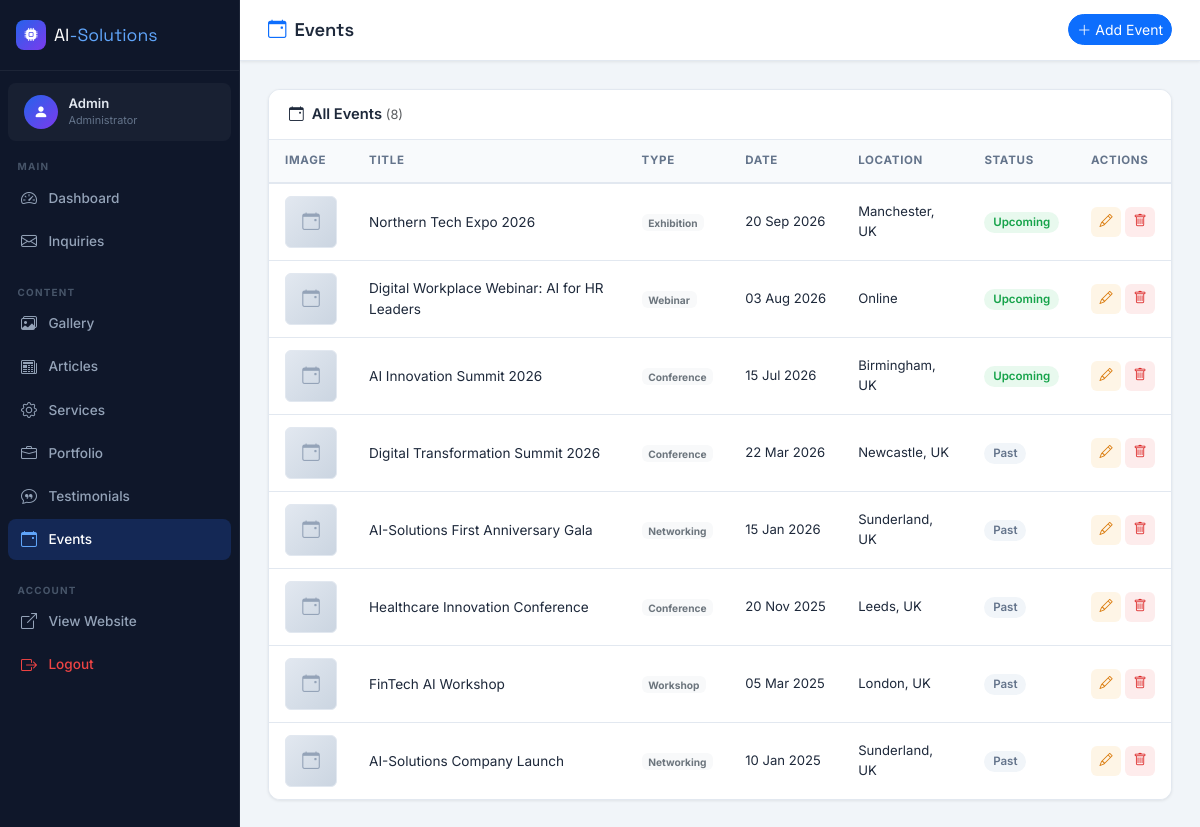
Page /admin/events-list.php (signed in) on the committed database.
### tables this page shows
CREATE TABLE `events` (
    `id`            INT           NOT NULL AUTO_INCREMENT,
    `title`         VARCHAR(200)  NOT NULL,
    `event_type`    VARCHAR(50)   NOT NULL,
    `event_date`    DATE          NOT NULL,
    `location`      VARCHAR(200)  NOT NULL,
    `description`   TEXT          NOT NULL,
    `register_link` VARCHAR(255)  NOT NULL DEFAULT '',
    `image_path`    VARCHAR(255)  NOT NULL DEFAULT '',
    `created_at`    TIMESTAMP     NOT NULL DEFAULT CURRENT_TIMESTAMP,
    PRIMARY KEY (`id`)
);

### includes/db.php (called while the page is built, shortened)
<?php
function h(string $str): string {
    return htmlspecialchars($str, ENT_QUOTES, 'UTF-8');
}
function formatDate(string $dateStr, string $format = 'd M Y'): string {
    $ts = strtotime($dateStr);
    return $ts ? date($format, $ts) : '';
}

### admin/events-list.php (the view, shortened to what this page needs)
<?php
require_once '../includes/db.php';
try{$events=$pdo->query('SELECT id,title,event_type,event_date,location,image_path FROM events ORDER BY event_date DESC')->fetchAll();}
catch(PDOException $e){$events=[];}
include '../includes/admin-head.php';
include '../includes/admin-sidebar.php';
?>
<div class="admin-main">
    <div class="admin-topbar">
        <h1 class="admin-page-title"><i class="bi bi-calendar-event me-2 text-primary"></i>Events</h1>
        <a href="events-add.php" class="btn btn-sm btn-primary rounded-pill"><i class="bi bi-plus-lg me-1"></i>Add Event</a>
    </div>
    <div class="admin-content">
        <div class="admin-card">
            <div class="admin-card-header"><h6><i class="bi bi-calendar-event me-2"></i>All Events <span class="text-muted fw-normal" style="font-size:.8rem;">(<?= count($events) ?>)</span></h6></div>
            <?php if (!empty($events)): ?>
            <div class="table-responsive">
                <table class="table admin-table mb-0">
                    <thead><tr><th>Image</th><th>Title</th><th>Type</th><th>Date</th><th>Location</th><th>Status</th><th>Actions</th></tr></thead>
                    <tbody>
                        <?php foreach ($events as $ev): ?>
                        <?php $isUpcoming = strtotime($ev['event_date']) >= strtotime(date('Y-m-d')); ?>
                        <tr>
                            <td>
                                <?php if (!empty($ev['image_path'])): ?>
                                    <img src="<?= h(imgUrl($ev['image_path'])) ?>" class="thumb-img" alt="">
                                <?php else: ?>
                                    <div class="thumb-placeholder"><i class="bi bi-calendar-event"></i></div>
                                <?php endif; ?>
                            </td>
                            <td class="fw-500"><?= h($ev['title']) ?></td>
                            <td><span class="badge bg-light text-secondary"><?= h($ev['event_type']) ?></span></td>
                            <td style="font-size:.82rem;white-space:nowrap;"><?= formatDate($ev['event_date'],'d M Y') ?></td>
                            <td style="font-size:.82rem;"><?= h($ev['location']) ?></td>
                            <td>
                                <?php if ($isUpcoming): ?>
                                    <span style="font-size:.72rem;font-weight:600;color:#16a34a;background:rgba(34,197,94,.1);padding:.2rem .55rem;border-radius:50px;">Upcoming</span>
                                <?php else: ?>
                                    <span style="font-size:.72rem;font-weight:600;color:#64748B;background:#F1F5F9;padding:.2rem .55rem;border-radius:50px;">Past</span>
                                <?php endif; ?>
                            </td>
                            <td>
                                <div class="d-flex gap-1">
                                    <a href="events-edit.php?id=<?= (int)$ev['id'] ?>" class="btn-action btn-action-edit" title="Edit"><i class="bi bi-pencil"></i></a>
                                    <form method="POST" action="events-delete.php" onsubmit="return confirm('Delete this event?')">
                                        <button type="submit" class="btn-action btn-action-delete" title="Delete"><i class="bi bi-trash"></i></button>
                                    </form>
                                </div>
                            </td>
                        </tr>
                        <?php endforeach; ?>
                    </tbody>
                </table>
            </div>
            <?php else: ?>
            <div class="empty-state"><i class="bi bi-calendar-event"></i><p>No events yet. <a href="events-add.php">Add the first event.</a></p></div>
            <?php endif; ?>
        </div>
    </div>
</div>
<?php include '../includes/admin-foot.php'; ?>

### assets/css/admin.css (style rules this page uses)
:root { --sidebar-w: 240px; --sidebar-bg: #0F172A; --sidebar-border: rgba(255,255,255,.06); --sidebar-hover: rgba(37,99,235,.15); --sidebar-active: rgba(37,99,235,.22); --admin-bg: #F1F5F9; --card-bg: #FFFFFF; --brand-blue: #2563EB; --brand-violet: #7C3AED; --text-primary: #1E293B; --text-muted: #64748B; --border-color: #E2E8F0; --radius-sm: 8px; --radius-md: 12px; --shadow-sm: 0 1px 3px rgba(0,0,0,.08); --shadow-md: 0 4px 16px rgba(0,0,0,.10); --transition: .2s ease; --font-body: 'Inter', sans-serif; --font-heading: 'Space Grotesk', sans-serif; }
* { box-sizing: border-box; margin: 0; padding: 0; }
body { font-family: var(--font-body); background: var(--admin-bg); color: var(--text-primary); min-height: 100vh; }
.admin-main { margin-left: var(--sidebar-w); min-height: 100vh; flex: 1; display: flex; flex-direction: column; }
.admin-topbar { background: var(--card-bg); border-bottom: 1px solid var(--border-color); padding: .9rem 1.75rem; display: flex; align-items: center; justify-content: space-between; position: sticky; top: 0; z-index: 50; box-shadow: var(--shadow-sm); }
.admin-page-title { font-family: var(--font-heading); font-size: 1.15rem; font-weight: 600; margin: 0; }
.admin-content { padding: 1.75rem; flex: 1; }
.admin-card { background: var(--card-bg); border: 1px solid var(--border-color); border-radius: var(--radius-md); overflow: hidden; box-shadow: var(--shadow-sm); }
.admin-card-header { padding: 1rem 1.25rem; border-bottom: 1px solid var(--border-color); display: flex; align-items: center; justify-content: space-between; background: #fff; }
.admin-card-header h6 { font-weight: 600; margin: 0; font-size: .92rem; }
.admin-table { margin: 0; font-size: .85rem; }
.admin-table thead th { background: #F8FAFC; border-bottom: 2px solid var(--border-color); color: var(--text-muted); font-size: .72rem; font-weight: 700; letter-spacing: .06em; text-transform: uppercase; padding: .75rem 1rem; }
.admin-table tbody td { padding: .75rem 1rem; vertical-align: middle; border-bottom: 1px solid var(--border-color); color: var(--text-primary); }
.admin-table tbody tr:last-child td { border-bottom: none; }
.thumb-placeholder { width: 52px; height: 52px; border-radius: 6px; background: linear-gradient(135deg, #E2E8F0, #CBD5E1); display: flex; align-items: center; justify-content: center; color: #94A3B8; font-size: 1.1rem; border: 1px solid var(--border-color); }
.btn-action { width: 30px; height: 30px; border-radius: 6px; border: none; display: inline-flex; align-items: center; justify-content: center; font-size: .82rem; cursor: pointer; transition: all var(--transition); text-decoration: none; }
.btn-action-edit { background: rgba(245,158,11,.1); color: #d97706; }
.btn-action-delete { background: rgba(239,68,68,.1); color: #dc2626; }

### rows in the picture
events: title "Northern Tech Expo 2026", event_type "Exhibition", event_date "20 Sep 2026", location "Manchester, UK", shows "Upcoming"
events: title "Digital Workplace Webinar: AI for HR Leaders", event_type "Webinar", event_date "03 Aug 2026", location "Online", shows "Upcoming"
events: title "AI Innovation Summit 2026", event_type "Conference", event_date "15 Jul 2026", location "Birmingham, UK", shows "Upcoming"
events: title "Digital Transformation Summit 2026", event_type "Conference", event_date "22 Mar 2026", location "Newcastle, UK", shows "Past"
events: title "AI-Solutions First Anniversary Gala", event_type "Networking", event_date "15 Jan 2026", location "Sunderland, UK", shows "Past"
events: title "Healthcare Innovation Conference", event_type "Conference", event_date "20 Nov 2025", location "Leeds, UK", shows "Past"
events: title "FinTech AI Workshop", event_type "Workshop", event_date "05 Mar 2025", location "London, UK", shows "Past"
events: title "AI-Solutions Company Launch", event_type "Networking", event_date "10 Jan 2025", location "Sunderland, UK", shows "Past"

### other values in the picture
$_SESSION['admin_username'] "Admin"
count($events) "8"
